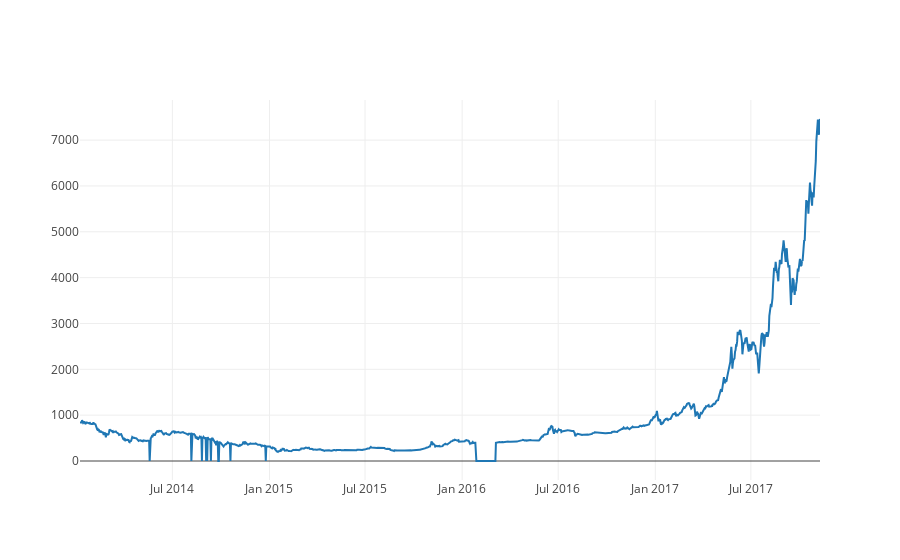

Notebook cell for this chart:
### Markdown cell above
#### Plot line graph base on `Weighted Price`

### Code cell
btc_trace = go.Scatter(x=data.index, y=data['Weighted Price'], name= 'Price')
py.iplot([btc_trace])

### Figure 1 — Plotly figure (JSON) as saved in the notebook; plotly's stock layout.template omitted (floating-point values rounded to 4 significant figures; data arrays with more than 128 entries replaced by an {"elided": "..."} marker saying what was removed)
{"data": [{"name": "Price", "type": "scatter", "x": {"elided": "1403 str values"}, "y": {"elided": "1403 float values"}}], "layout": {}}
